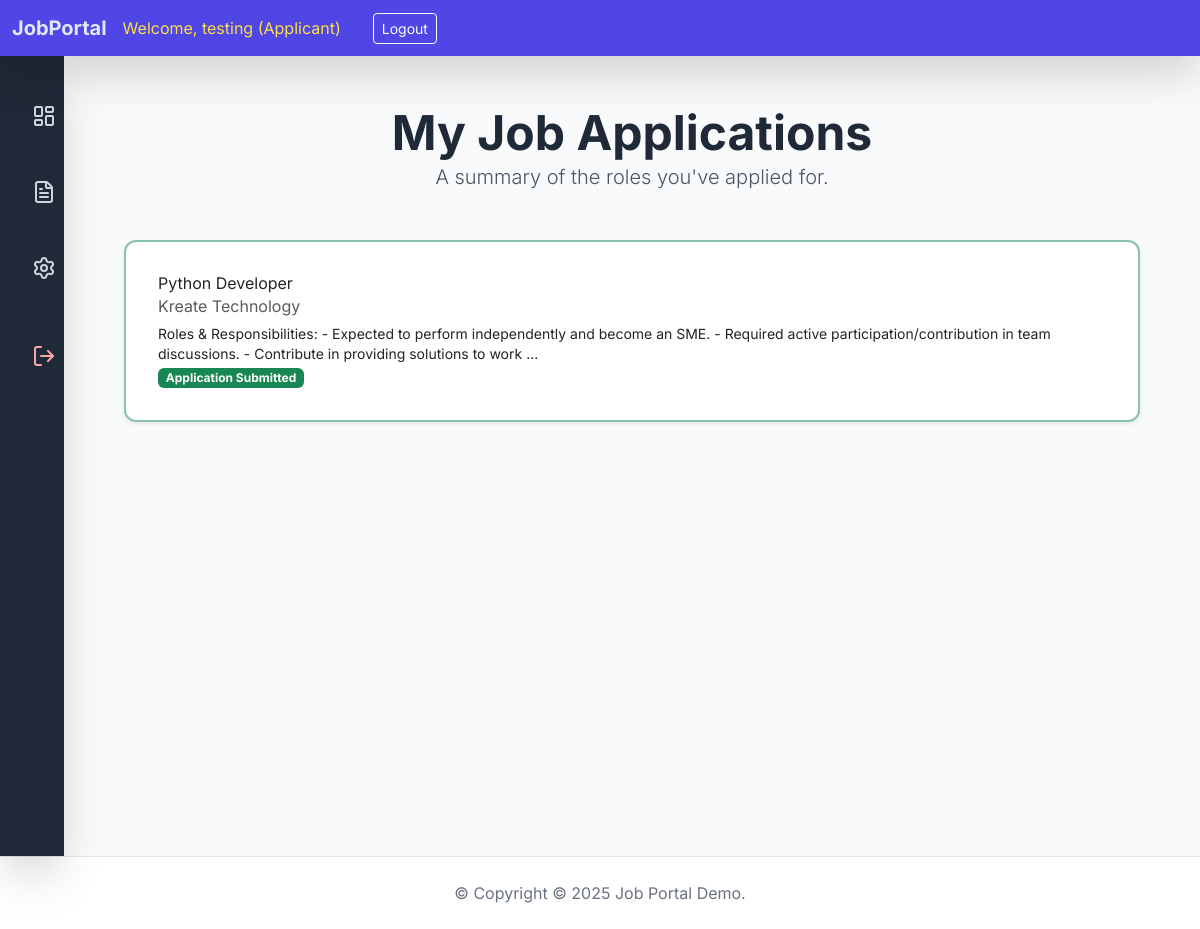
The page /my_applications (signed in) on the database its author committed.
### tables this page shows
CREATE TABLE jobs (
                id INTEGER PRIMARY KEY AUTOINCREMENT,
                title TEXT NOT NULL,
                company TEXT NOT NULL,
                description TEXT NOT NULL,
                recruiter_id INTEGER,
                FOREIGN KEY (recruiter_id) REFERENCES users(id)
            );

### job_portal/main.py (the view)
@bp.route('/my_applications')
@login_required
@role_required('applicant')
def my_applications():
    applicant_id = session['user_id']
    db = get_db()
    applications = db.execute(
        """
        SELECT j.title, j.company, j.description, j.id
        FROM jobs j
        JOIN applications a ON j.id = a.job_id
        WHERE a.applicant_id = ?
        ORDER BY j.id DESC
        """,
        (applicant_id,)
    ).fetchall()
    return render_template('my_applications.html', applications=applications)

### job_portal/__init__.py (called while the page is built)
def create_app():
    app = Flask(__name__, instance_relative_config=True)
    app.config.from_mapping(
        SECRET_KEY='dev', # Change this in a real environment
        DATABASE=db.DATABASE,
    )
    db.init_db(app)
    app.teardown_appcontext(db.close_connection)
    app.register_blueprint(auth.bp)
    app.register_blueprint(main.bp)
    app.register_blueprint(recruiter.bp)
    app.register_blueprint(admin.bp)
    app.add_url_rule('/', endpoint='main.home')
    @app.context_processor
    def inject_user_data():
        return dict(
            logged_in='user_id' in session,
            username=session.get('username'),
            role=session.get('user_role')
        )
    return app

### job_portal/auth.py (called while the page is built)
def login_required(f):
    @wraps(f)
    def decorated_function(*args, **kwargs):
        if 'user_id' not in session:
            return redirect(url_for('auth.login'))
        return f(*args, **kwargs)
    return decorated_function

def role_required(role):
    def decorator(f):
        @wraps(f)
        def decorated_function(*args, **kwargs):
            user_role = session.get('user_role')
            required_roles = [role] if isinstance(role, str) else role
            if user_role not in required_roles:
                return redirect(url_for('main.home'))
            return f(*args, **kwargs)
        return decorated_function
    return decorator

### job_portal/db.py (called while the page is built)
def get_db():
    db = getattr(g, '_database', None)
    if db is None:
        db = g._database = sqlite3.connect(DATABASE)
        db.row_factory = sqlite3.Row
    return db

def close_connection(exception):
    db = getattr(g, '_database', None)
    if db is not None:
        db.close()

### job_portal/templates/my_applications.html (shortened to what this page needs)
{% extends "base.html" %}
{% block content %}
<div class="text-center mb-5">
<h1 class="display-5 fw-bold text-gray-800">My Job Applications</h1>
<p class="lead text-gray-600">A summary of the roles you've applied for.</p>
</div>
{% if applications %}
<div class="row row-cols-1 g-4">
{% for app in applications %}
<div class="col">
<div class="card p-3 shadow-sm border-2 border-success border-opacity-50">
<div class="card-body">
<h4 class="card-title text-success-700">{{ app.title }}</h4>
<h6 class="card-subtitle mb-2 text-muted">{{ app.company }}</h6>
<p class="card-text text-sm">{{ app.description[:200] }}...</p>
<span class="badge bg-success">Application Submitted</span>
</div>
</div>
</div>
{% endfor %}
</div>
{% else %}
<div class="alert alert-warning">You have not submitted any applications yet. <a href="{{ url_for('main.home') }}" class="alert-link">View open jobs.</a></div>
{% endif %}
{% endblock %}

### job_portal/templates/base.html (style rules this page uses)
body { background-color: #f7f9fc; font-family: 'Inter', sans-serif; min-height: 100vh; display: flex; flex-direction: column; }
.card { border-radius: 12px; box-shadow: 0 4px 6px rgba(0, 0, 0, 0.1); }

### rows shown on the page
jobs: title "Python Developer", company "Kreate Technology", description "Roles & Responsibilities: - Expected to perform independently and become an SME. - Required active participation/contribution in team discussions. - Contribute in providing solutions to work"

### other values the page prints
{{ username }} "testing"
{{ role.capitalize() }} "Applicant"
